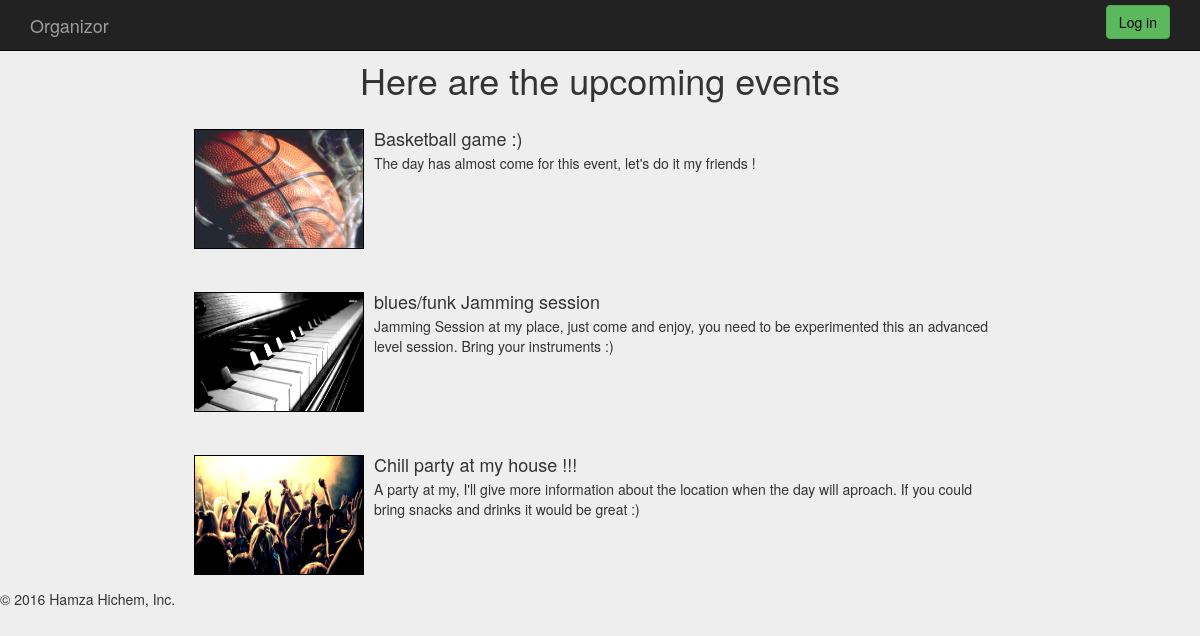
/website/www/html/events.php, run on the app's committed database.
### tables this page shows
CREATE TABLE `EVENT` (
  `ID` int(11) NOT NULL,
  `NAME` varchar(200) NOT NULL,
  `BUDGET` int(11) NOT NULL,
  `PLACE` varchar(200) NOT NULL,
  `DATE` date NOT NULL,
  `DESCRIPTION` varchar(500) NOT NULL,
  `TYPE` varchar(200) NOT NULL
);

### website/www/html/events.php (the view, shortened to what this page needs)
<?php
	require_once("../php/useful_lib.php");
	page_start("Events", "style.css");
	$events = array();
	$pdo = DBConnec::getConnec()->getPdo();
    $sql = 'SELECT * FROM EVENT';
    $stmt = $pdo->prepare($sql);
    try
    {
        $stmt->execute();
        $stmt->rowCount() or die('Pas de résultat' . PHP_EOL);
        $stmt->setFetchMode(PDO::FETCH_OBJ);
        while ($result = $stmt->fetch())
        {
			array_push($events, $result);
		}
    }
    catch (PDOException $e)
    {
        echo 'Erreur : ', $e->getMessage(), PHP_EOL;
        echo 'Requête : ', $sql, PHP_EOL;
        exit();
    }
?>
<h1 id='titre'> Here are the upcoming events </h1>
<?php
	foreach($events as $event) {
?>
<div class="media">
  <div class="media-left">
    <a href="event.php?eventID=<?php echo $event->ID; ?>">
      <img style="height: 120px; width:170px" class="media-object" src="<?php echo 'img/' . getImageType($event->TYPE); ?>" alt="<?php echo getImageType($event->TYPE); ?>">
    </a>
  </div>
  <div class="media-body">
    <h4 class="media-heading"><?php echo $event->NAME; ?></h4>
    <p><?php echo $event->DESCRIPTION;?></p>
  </div>
</div>
<?php
	}
	page_end();
?>

### website/www/php/useful_lib.php (shortened to what this page needs)
<?php
function getImageType($type) {
		switch ($type) {
			case "Sport" :
				return "sport.jpg";
				break;
			case "Music" :
				return "music.jpg";
				break;
			case "Party" :
				return "party.jpg";
				break;
		}
	}
function page_start($title, $cssFile) {
?>
<!DOCTYPE html>
<html lang="en">
  <head>
    <link href="bootstrap-3.3.6-dist/css/bootstrap.min.css" rel="stylesheet">
    <link href="<?php echo $cssFile ?>" rel="stylesheet">
  </head>
  <body>
    <nav class="navbar navbar-inverse navbar-fixed-top">
      <div class="container">
        <div class="navbar-header">
          <a class="navbar-brand" href="index.php">Organizor</a>
        </div>
<?php
	if (!isset($_SESSION['sid'])) {
?>
        <div id="navbar" class="navbar-collapse collapse">
            <button id="loginbutton" type="submit" class="btn btn-success"><a style="color: black" href="login.php">Log in</a></button>
        </div>
<?php
}
?>
      </div>
    </nav>
<?php
}
function page_end() {
?>
	<footer>
        <p>&copy; 2016 Hamza Hichem, Inc.</p>
      </footer>
  </body>
</html>
<?php
}
?>

### website/www/html/style.css (style rules this page uses)
body { padding-top: 50px; }
img { border : 1px solid black; }
#loginbutton { float: right; margin-top: 5px; margin-bottom: auto; }
.media { width: 70%; margin-left: auto; margin-right: auto; padding: 1em; }
#titre { margin-left: 10em; }
body { padding-top: 40px; padding-bottom: 40px; background-color: #eee; }

### data on the page
event: shows a picture, NAME "Basketball game :)", DESCRIPTION "The day has almost come for this event, let's do it my friends !"
event: shows a picture, NAME "blues/funk Jamming session", DESCRIPTION "Jamming Session at my place, just come and enjoy, you need to be experimented this an advanced level session. Bring your instruments :)"
event: shows a picture, NAME "Chill party at my house !!!", DESCRIPTION "A party at my, I'll give more information about the location when the day will aproach. If you could bring snacks and drinks it would be great :)"
